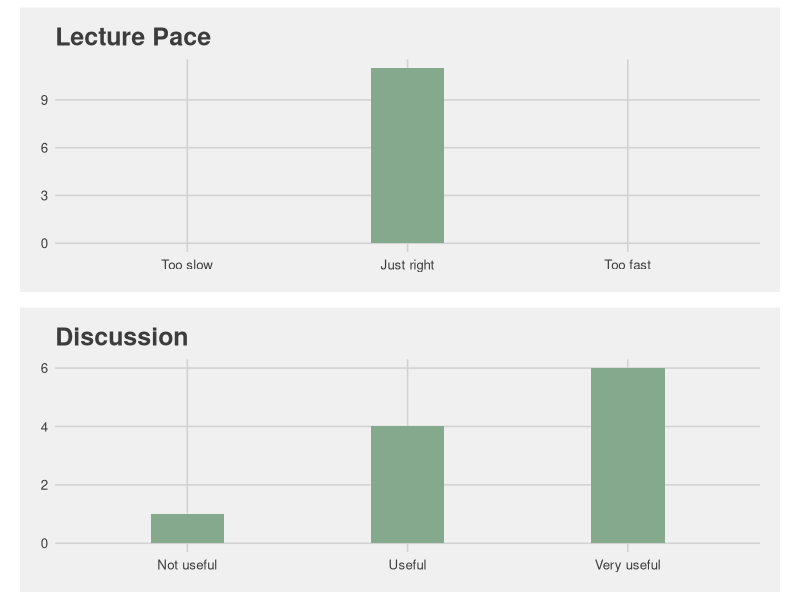
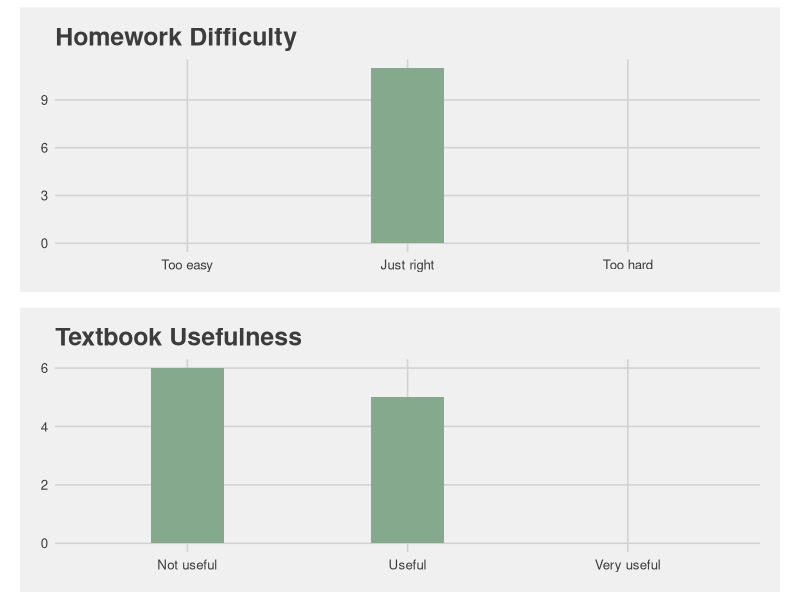
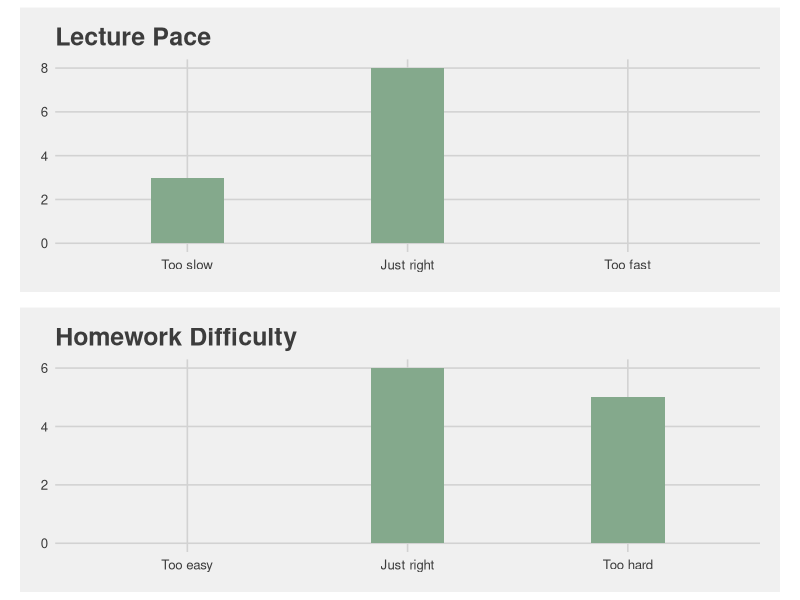
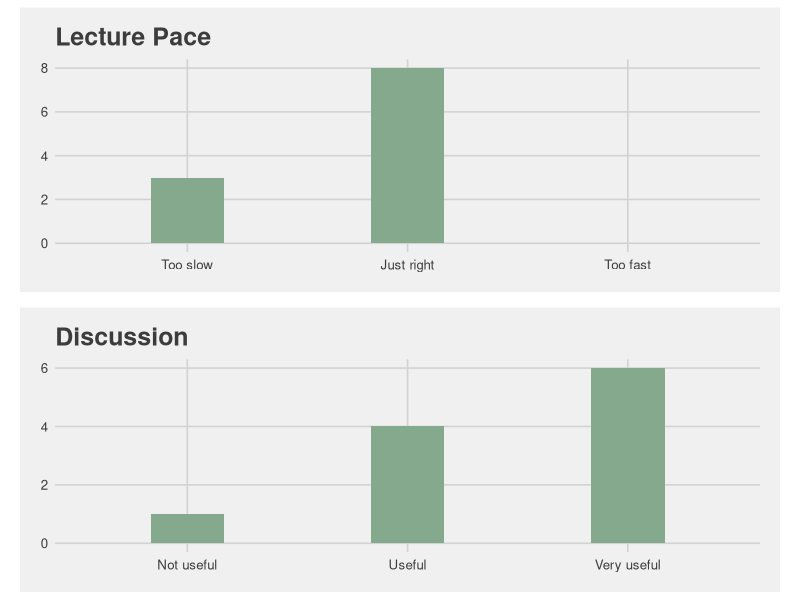
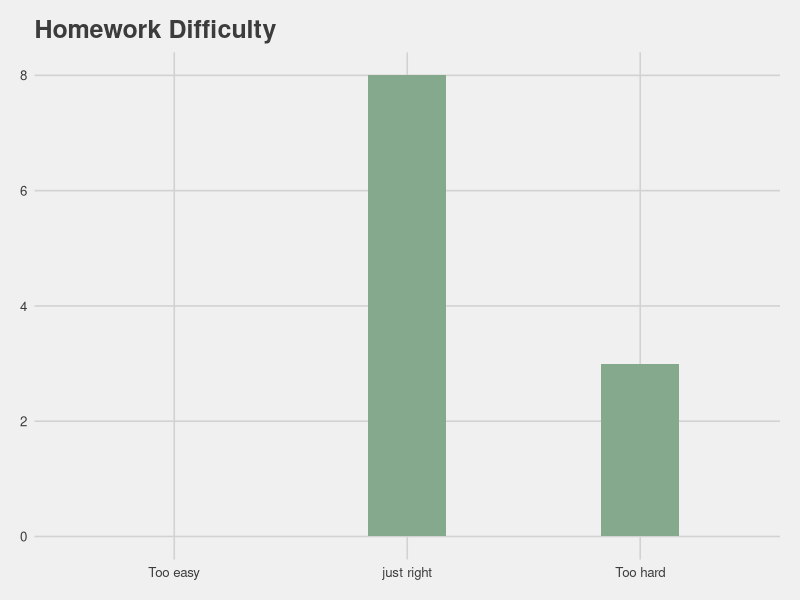
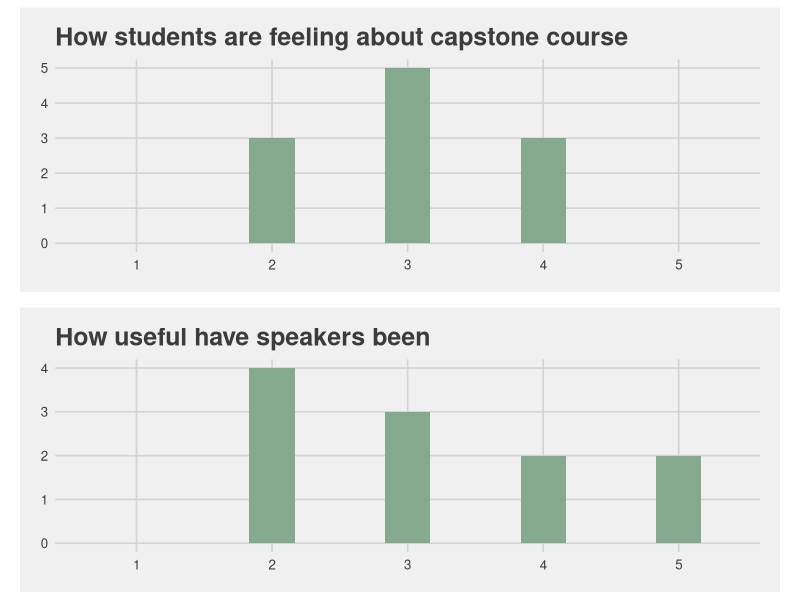

The R script that drew these images, in order:
## ---- chunk 1
#| eval: true
#| echo: false
library(ggplot2)
library(tidyverse)
library(ggthemes)
library(cowplot)
survey_results <- read.csv(here::here("mid-quarter-survey-winter.csv"))
colnames(survey_results) <- c("date", "Meds_student_y/n", "eds232_enrolled", "eds232_pace", "eds232_homeworks", "eds232_discussion", "eds232_textbook", "eds232_other", "eds240_enrolled", "eds240_lecture", "eds240_discussion", "eds240_homework", "eds240_other", "eds241_enrolled", "eds241_lecture", "eds241_homeworks", "eds241_other", "capstone_enrolled", "capstone_feeling", "capstone_speakers", "capstone_comments", "additional_feedback")

## ---- chunk 2
eds232_pace <- ggplot(data = survey_results %>% 
         mutate(eds232_pace = factor(eds232_pace, levels = c(1, 2, 3), labels = c("Too slow", "Just right", "Too fast"))), 
       aes(x = eds232_pace)) + 
  geom_bar(width = 1/3, fill = "#84a98c") + 
  labs(x = element_blank(), y = "Number of Responses", title = "Lecture Pace") +
  scale_x_discrete(drop =FALSE)+ 
  theme_fivethirtyeight()
eds232_discussion <- ggplot(data = survey_results %>% 
         mutate(eds232_discussion = factor(eds232_discussion, levels = c(1, 2, 3), labels = c("Not useful", "Useful", "Very useful"))), 
       aes(x = eds232_discussion)) + 
  geom_bar(width = 1/3, fill = "#84a98c") + 
  labs(x = element_blank(), y = "Number of Responses", title = "Discussion") +
  scale_x_discrete(drop =FALSE)+ 
  theme_fivethirtyeight()
plot_grid(eds232_pace , eds232_discussion , nrow = 2, scale = 0.95)

## ---- chunk 3

#| eval: true
#| echo: false

eds232_homeworks <- ggplot(data = survey_results %>% 
         mutate(eds232_homeworks = factor(eds232_homeworks, levels = c(1, 2, 3), labels = c("Too easy", "Just right", "Too hard"))), 
       aes(x = eds232_homeworks)) + 
  geom_bar(width = 1/3, fill = "#84a98c") + 
  labs(x = element_blank(), y = "Number of Responses", title = "Homework Difficulty") +
  scale_x_discrete(drop =FALSE)+ 
  theme_fivethirtyeight()




eds232_textbook <- ggplot(data = survey_results %>% 
         mutate(eds232_textbook = factor(eds232_textbook, levels = c(1, 2, 3), labels = c("Not useful", "Useful", "Very useful"))), 
       aes(x = eds232_textbook)) + 
  geom_bar(width = 1/3, fill = "#84a98c") + 
  labs(x = element_blank(), y = "Number of Responses", title = "Textbook Usefulness") +
  scale_x_discrete(drop =FALSE)+ 
  theme_fivethirtyeight()


plot_grid(eds232_homeworks , eds232_textbook , nrow = 2, scale = 0.95)

## ---- chunk 4
eds241_lecture <- ggplot(data = survey_results %>% 
         mutate(eds241_lecture = factor(eds241_lecture, levels = c(1, 2, 3), labels = c("Too slow", "Just right", "Too fast"))), 
       aes(x = eds241_lecture)) + 
  geom_bar(width = 1/3, fill = "#84a98c") + 
  labs(x = element_blank(), y = "Number of Responses", title = "Lecture Pace") +
  scale_x_discrete(drop =FALSE)+ 
  theme_fivethirtyeight() 


eds241_homeworks <- ggplot(data = survey_results %>% 
         mutate(eds241_homeworks = factor(eds241_homeworks, levels = c(1, 2, 3), labels = c("Too easy", "Just right", "Too hard"))), 
       aes(x = eds241_homeworks)) + 
  geom_bar(width = 1/3, fill = "#84a98c") + 
  labs(x = element_blank(), y = "Number of Responses", title = "Homework Difficulty") +
  scale_x_discrete(drop =FALSE)+ 
  theme_fivethirtyeight() 

plot_grid(eds241_lecture , eds241_homeworks , nrow = 2, scale = .95)

## ---- chunk 5
eds240_lecture <- ggplot(data = survey_results %>% 
         mutate(eds240_lecture = factor(eds241_lecture, levels = c(1, 2, 3), labels = c("Too slow", "Just right", "Too fast"))), 
       aes(x = eds240_lecture)) + 
  geom_bar(width = 1/3, fill = "#84a98c") + 
  labs(x = element_blank(), y = "Number of Responses", title = "Lecture Pace") +
  scale_x_discrete(drop =FALSE)+ 
  theme_fivethirtyeight()

eds240_discussion <- ggplot(data = survey_results %>% 
         mutate(eds240_discussion = factor(eds240_discussion, levels = c(1, 2, 3), labels = c("Not useful", "Useful", "Very useful"))), 
       aes(x = eds240_discussion)) + 
  geom_bar(width = 1/3, fill = "#84a98c") + 
  labs(x = element_blank(), y = "Number of Responses", title = "Discussion") +
  scale_x_discrete(drop =FALSE)+ 
  theme_fivethirtyeight()



plot_grid(eds240_lecture , eds240_discussion , nrow = 2, scale = 0.95)
## ---- chunk 6
eds240_homeworks <- ggplot(data = survey_results %>% 
         mutate(eds240_homework = factor(eds240_homework, levels = c(1, 2, 3), labels = c("Too easy", "just right", "Too hard"))), 
       aes(x = eds240_homework)) + 
  geom_bar(width = 1/3, fill = "#84a98c") + 
  labs(x = element_blank(), y = "Number of Responses", title = "Homework Difficulty") +
  scale_x_discrete(drop =FALSE)+ 
  theme_fivethirtyeight()


eds240_homeworks

## ---- chunk 7
capstone_feeling <- ggplot(data = survey_results %>% 
         mutate(capstone_feelings = factor(capstone_feeling, levels = c(1, 2, 3, 4, 5), labels = c("1", "2", "3", "4", "5"))), 
       aes(x = capstone_feelings)) + 
  geom_bar(width = 1/3, fill = "#84a98c") + 
  labs(x = element_blank(), y = "Number of Responses", title = "How students are feeling about capstone course") +
  scale_x_discrete(drop = FALSE) + 
  theme_fivethirtyeight()

capstone_speakers <- ggplot(data = survey_results %>% 
         mutate(capstone_speakers = factor(capstone_speakers, levels = c(1, 2, 3, 4, 5), labels = c("1", "2", "3", "4", "5"))), 
       aes(x = capstone_speakers)) + 
  geom_bar(width = 1/3, fill = "#84a98c") + 
  labs(x = element_blank(), y = "Number of Responses", title = "How useful have speakers been") +
  scale_x_discrete(drop = FALSE) + 
  theme_fivethirtyeight()
plot_grid(capstone_feeling, capstone_speakers, nrow = 2, scale = 0.95)
